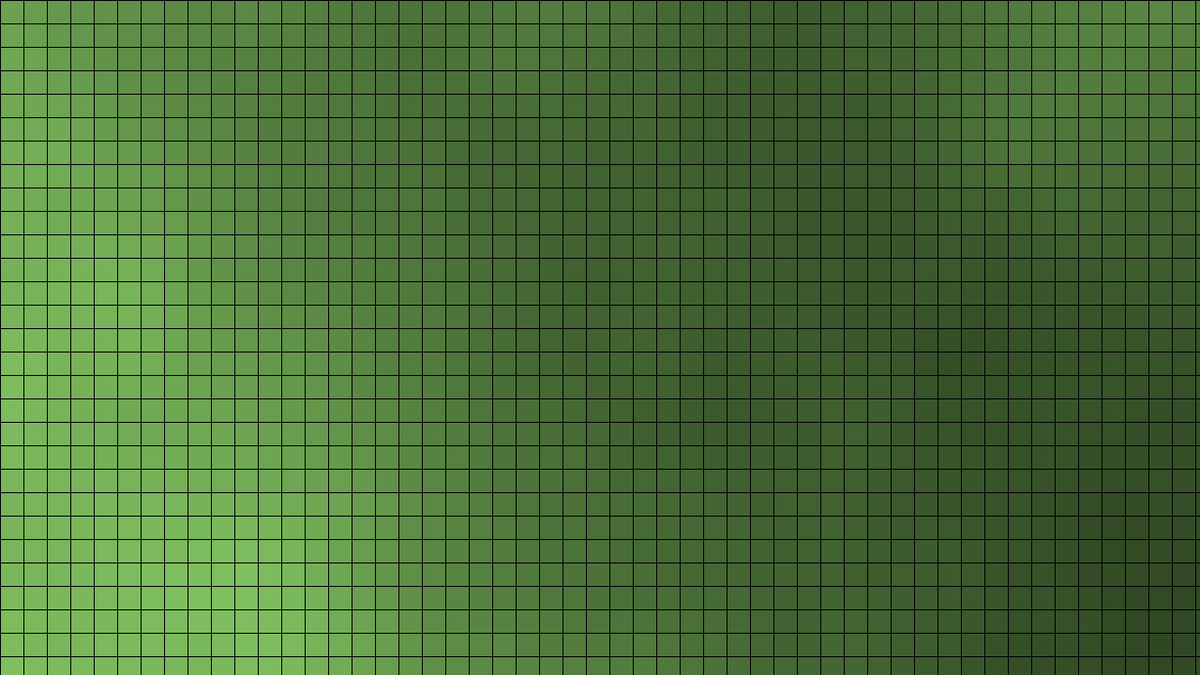
Frame 1 (no input)
Frame 60 (the mouse pressed at the canvas centre just before this capture): identical to frame 1, image omitted
Frame 120 (the mouse held since frame 60 and released just before this capture): identical to frame 1, image omitted

The Processing sketch that drew this single still picture (run headless with seeded random() and noise(); from frame 60 on, the mouse is pressed at the canvas centre):

// Processing sketch: art_009
// ── art_009.pde
// Perlin Noise Experiments

int gridX = 25;
int gridY = 25;
float xOff = 0;
float yOff = 0;
float increment = 0.02;

void setup() {
  size(1280, 720);
  pixelDensity(displayDensity());
  smooth(2);
  ellipseMode(CORNER);
  colorMode(HSB, 360, 1, 1, 1);
  //noiseSeed(0);
  background(0);
}


void draw() {
  background(0);
  //noStroke();
  noiseDetail(6, 0.5);
  xOff = 0;
  for(int x = 0; x <= width; x = x + gridX) {
    xOff += increment;
    yOff = 0;
    for(int y = 0; y <= height; y = y + gridY) {
      yOff += increment;
      fill(100, 0.5, noise(xOff, yOff));
      rect(x, y, gridX, gridY);
    }
  }
}
